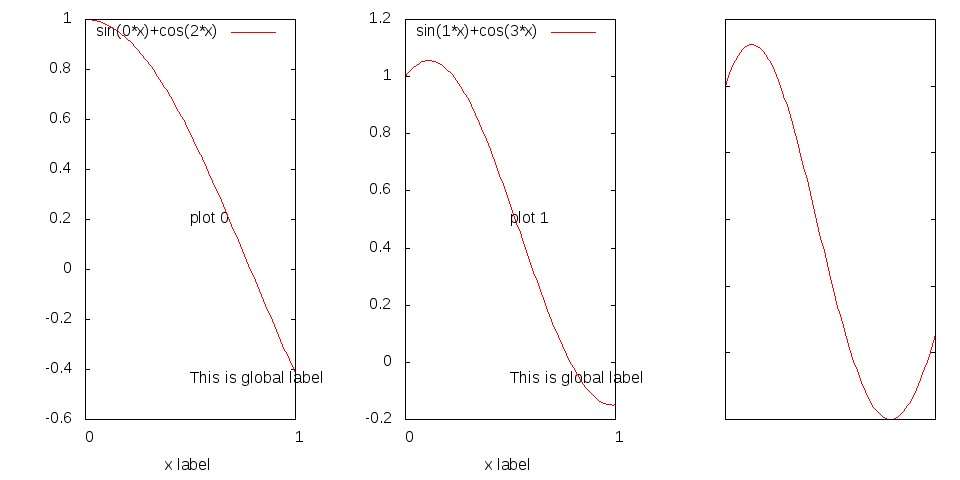

The gnuplot source for this figure:
_xsize=1.50
_ysize=1.00
set size _xsize, _ysize
set term png
set output "demo2.png"
set xrange  [-5:5]
set format x "%g"
set xtics 1
set xlabel "x label"
set multiplot
set label 100 "This is global label" at graph 0.5, 0.1

set label 101 "plot 0" at graph 0.5, 0.5
set format x "%4g"
set xrange  [0:1]
set origin 0, 0
set size 0.5, 1
plot \
sin(0*x)+cos(2*x)
set nolabel 101


set label 102 "plot 1" at graph 0.5, 0.5
set origin 0.5, 0
set size 0.5, 1
plot \
sin(1*x)+cos(3*x)
set nolabel 102


set label 103 "plot 2" at graph 0.5, 0.5
set origin 1, 0
set size 0.5, 1
plot \
sin(2*x)+cos(4*x)
set nolabel 103

set nolabel 100
set nomulti

